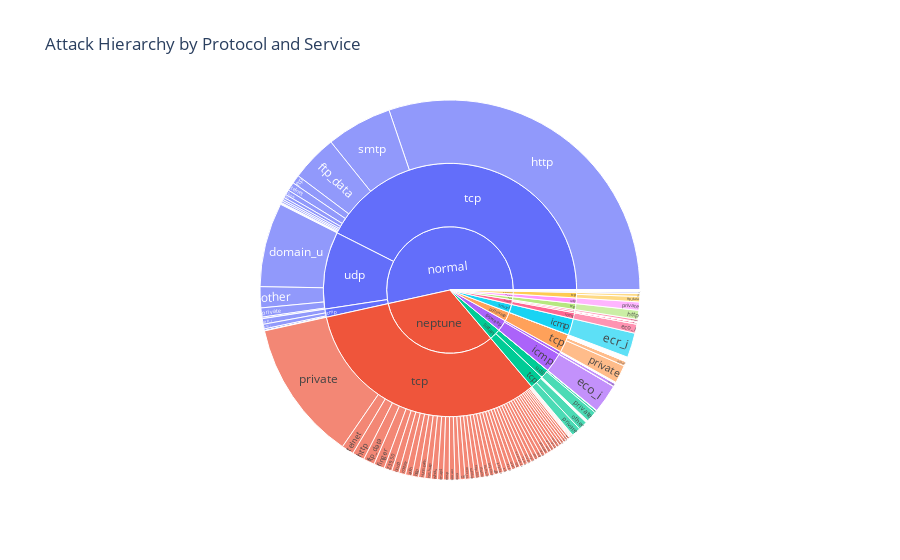

The notebook cell this image was saved under:
### Code cell
import plotly.express as px

# Example hierarchical data (you'll need to adjust with real data)
fig = px.sunburst(df, path=['attack_type', 'protocol_type', 'service'], title="Attack Hierarchy by Protocol and Service")
fig.show()

### Figure 1 — Plotly figure (JSON) as saved in the notebook; plotly's stock layout.template omitted (floating-point values rounded to 4 significant figures; data arrays with more than 128 entries replaced by an {"elided": "..."} marker saying what was removed)
{"data": [{"branchvalues": "total", "domain": {"x": [0, 1], "y": [0, 1]}, "hovertemplate": "labels=%{label}<br>count=%{value}<br>parent=%{parent}<br>id=%{id}<extra></extra>", "ids": {"elided": "361 str values"}, "labels": {"elided": "361 str values"}, "name": "", "parents": {"elided": "361 str values"}, "type": "sunburst", "values": {"elided": "361 int values"}}], "layout": {"legend": {"tracegroupgap": 0}, "title": {"text": "Attack Hierarchy by Protocol and Service"}}}
